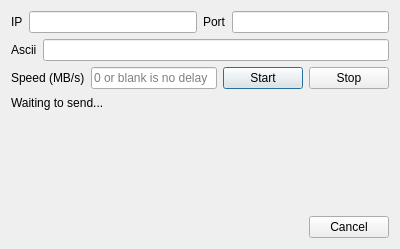
<?xml version="1.0" encoding="UTF-8"?>
<ui version="4.0">
 <class>UDPFlooding</class>
 <widget class="QDialog" name="UDPFlooding">
  <property name="geometry">
   <rect>
    <x>0</x>
    <y>0</y>
    <width>400</width>
    <height>249</height>
   </rect>
  </property>
  <property name="windowTitle">
   <string>Dialog</string>
  </property>
  <layout class="QVBoxLayout" name="verticalLayout">
   <item>
    <layout class="QHBoxLayout" name="horizontalLayout_6">
     <item>
      <layout class="QHBoxLayout" name="horizontalLayout">
       <item>
        <widget class="QLabel" name="label">
         <property name="text">
          <string>IP</string>
         </property>
        </widget>
       </item>
       <item>
        <widget class="QLineEdit" name="ipEdit"/>
       </item>
      </layout>
     </item>
     <item>
      <layout class="QHBoxLayout" name="horizontalLayout_2">
       <item>
        <widget class="QLabel" name="label_2">
         <property name="text">
          <string>Port</string>
         </property>
        </widget>
       </item>
       <item>
        <widget class="QLineEdit" name="portEdit"/>
       </item>
      </layout>
     </item>
    </layout>
   </item>
   <item>
    <layout class="QHBoxLayout" name="horizontalLayout_3">
     <item>
      <widget class="QLabel" name="label_3">
       <property name="text">
        <string>Ascii</string>
       </property>
      </widget>
     </item>
     <item>
      <widget class="QLineEdit" name="asciiEdit"/>
     </item>
    </layout>
   </item>
   <item>
    <layout class="QHBoxLayout" name="horizontalLayout_5">
     <item>
      <layout class="QHBoxLayout" name="horizontalLayout_4">
       <item>
        <widget class="QLabel" name="label_4">
         <property name="text">
          <string>Speed (MB/s)</string>
         </property>
        </widget>
       </item>
       <item>
        <widget class="QLineEdit" name="delayEdit">
         <property name="placeholderText">
          <string>0 or blank is no delay</string>
         </property>
        </widget>
       </item>
      </layout>
     </item>
     <item>
      <widget class="QPushButton" name="startButton">
       <property name="text">
        <string>Start</string>
       </property>
      </widget>
     </item>
     <item>
      <widget class="QPushButton" name="stopButton">
       <property name="text">
        <string>Stop</string>
       </property>
      </widget>
     </item>
    </layout>
   </item>
   <item>
    <spacer name="verticalSpacer_2">
     <property name="orientation">
      <enum>Qt::Vertical</enum>
     </property>
     <property name="sizeHint" stdset="0">
      <size>
       <width>20</width>
       <height>9</height>
      </size>
     </property>
    </spacer>
   </item>
   <item>
    <widget class="QLabel" name="statsLabel">
     <property name="text">
      <string>Waiting to send...</string>
     </property>
    </widget>
   </item>
   <item>
    <spacer name="verticalSpacer">
     <property name="orientation">
      <enum>Qt::Vertical</enum>
     </property>
     <property name="sizeHint" stdset="0">
      <size>
       <width>20</width>
       <height>107</height>
      </size>
     </property>
    </spacer>
   </item>
   <item>
    <widget class="QDialogButtonBox" name="buttonBox">
     <property name="orientation">
      <enum>Qt::Horizontal</enum>
     </property>
     <property name="standardButtons">
      <set>QDialogButtonBox::Cancel</set>
     </property>
    </widget>
   </item>
  </layout>
 </widget>
 <resources/>
 <connections>
  <connection>
   <sender>buttonBox</sender>
   <signal>accepted()</signal>
   <receiver>UDPFlooding</receiver>
   <slot>accept()</slot>
   <hints>
    <hint type="sourcelabel">
     <x>248</x>
     <y>254</y>
    </hint>
    <hint type="destinationlabel">
     <x>157</x>
     <y>274</y>
    </hint>
   </hints>
  </connection>
  <connection>
   <sender>buttonBox</sender>
   <signal>rejected()</signal>
   <receiver>UDPFlooding</receiver>
   <slot>reject()</slot>
   <hints>
    <hint type="sourcelabel">
     <x>316</x>
     <y>260</y>
    </hint>
    <hint type="destinationlabel">
     <x>286</x>
     <y>274</y>
    </hint>
   </hints>
  </connection>
 </connections>
</ui>
